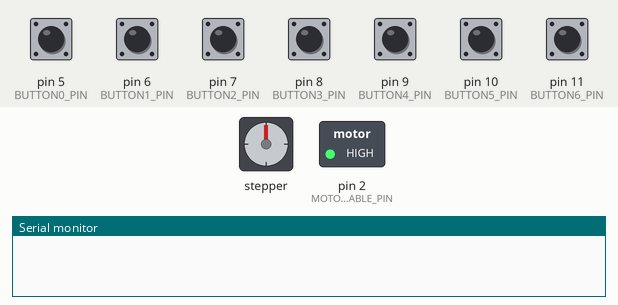
This sketch was run on a simulated Arduino Uno, built with avr-gcc and run on an emulated ATmega328P. On the bench: stepper motor, switched loads named in the sketch (green lamp = pin HIGH), the last lines printed to the serial monitor. The inputs (shaded band) are chosen by the test bench; at power-on: pin 5 (BUTTON0_PIN), pin 6 (BUTTON1_PIN), pin 7 (BUTTON2_PIN), pin 8 (BUTTON3_PIN), pin 9 (BUTTON4_PIN), pin 10 (BUTTON5_PIN), pin 11 (BUTTON6_PIN) HIGH. Stepper angles assume 200 steps per turn.

Above: at 1.2 s.
1.3 s: pin 6 (BUTTON1_PIN) pulled LOW for 0.15 s
At 1.72 s:
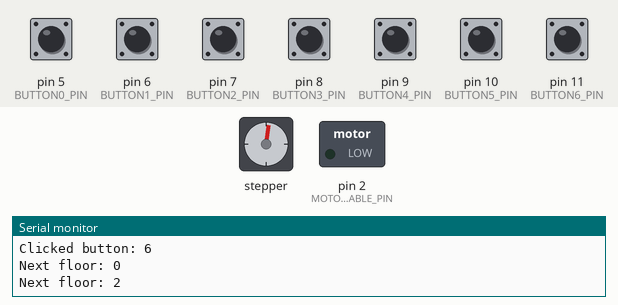
At 2.37 s:
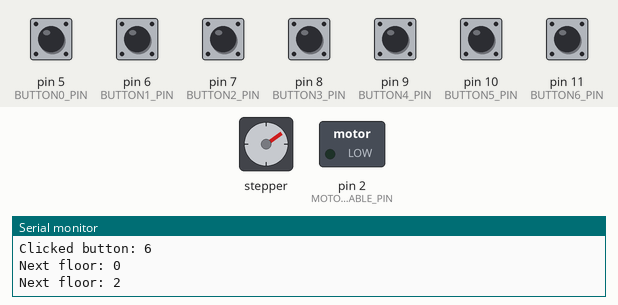
4.3 s: pin 5 (BUTTON0_PIN) pulled LOW for 0.15 s
At 4.49 s:
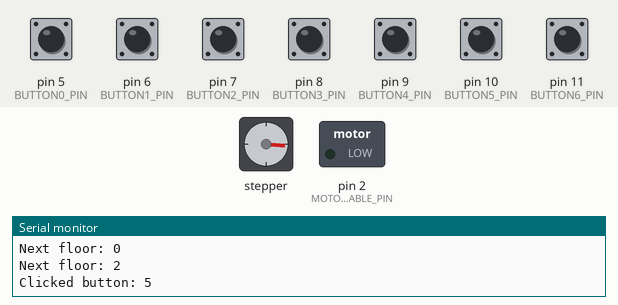
7.4 s: pin 7 (BUTTON2_PIN) pulled LOW for 0.15 s
At 8.11 s:
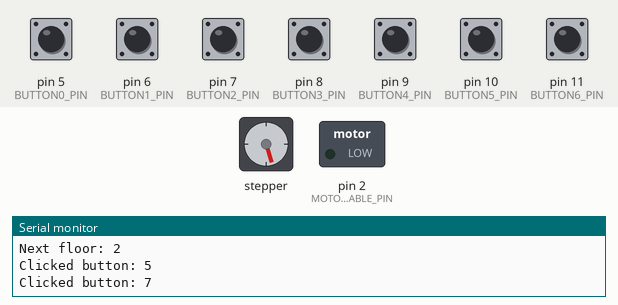
10.4 s: pin 8 (BUTTON3_PIN) pulled LOW for 0.15 s
13.4 s: pin 9 (BUTTON4_PIN) pulled LOW for 0.15 s
16.5 s: pin 10 (BUTTON5_PIN) pulled LOW for 0.15 s
Timing chart, 0 to 20.6 s (numbered marks = the images above; inputs shaded):
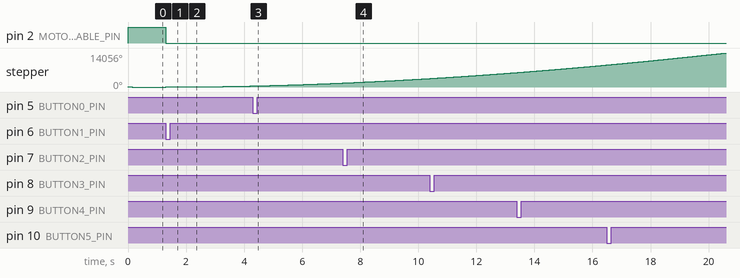

The sketch:

main.ino
```cpp
#include "AccelStepper.h"
#include "elevator.h"
#include "config.h"

ElevatorButtons callers;
Elevator elevator(callers);

void setup() {
    Serial.begin(SERIAL_BAUDRATE);

    callers.begin();
    elevator.begin();
}

void loop() {
    callers.update();
    elevator.update();
}
```

elevator.h
```cpp
#pragma once

#include "AccelStepper.h"
#include "elevator_button.h"

#include "config.h"

class Elevator {
public:
    Elevator(ElevatorButtons& callers) :
        enable_pin(MOTOR_ENABLE_PIN),
        callers(&callers),
        driver(MOTOR_INTERFACE_TYPE, MOTOR_STEP_PIN, MOTOR_DIR_PIN)
    {
    }

    void begin() {
        pinMode(this->enable_pin, OUTPUT);

        this->driver.setMaxSpeed(MOTOR_MAX_SPEED);
        this->driver.setAcceleration(MOTOR_ACCELERATION);
        this->driver.setSpeed(MOTOR_SPEED);

        this->state = State::TURN_OFF;
    }

    void update() {
        this->update_state();
        this->driver.run();
    }

private:
    enum State {
        IDLE,

        TURN_OFF,
        TURN_ON,

        GOTO_FLOOR_1,
        MOVE_TO_FLOOR_1,
        GOING_TO_FLOOR_1,
        GOTO_FLOOR_2,
        MOVE_TO_FLOOR_2,
        GOING_TO_FLOOR_2,
        GOTO_FLOOR_3,
        MOVE_TO_FLOOR_3,
        GOING_TO_FLOOR_3,

        WAITING_ON_FLOOR
    };

    AccelStepper driver;
    ElevatorButtons* callers;

    State state = IDLE;
    State goto_state = IDLE;
    uint8_t enable_pin = 0;

    uint32_t current_pos = 0;

    uint32_t start_wait_time = 0;

    void update_state() {
        switch(this->state) {
            case IDLE:
                this->goto_next_called();
                break;

            case TURN_OFF:
                digitalWrite(this->enable_pin, HIGH);
                this->handle_goto_state();
                break;

            case TURN_ON:
                digitalWrite(this->enable_pin, LOW);
                this->handle_goto_state();
                break;

            case GOTO_FLOOR_1:
                this->state = State::TURN_ON;
                this->goto_state = State::MOVE_TO_FLOOR_1;
                break;
            case MOVE_TO_FLOOR_1:
                this->driver.move(ELEVATOR_FLOOR1_POS - this->current_pos);

                this->state = State::GOING_TO_FLOOR_1;
                break;
            case GOING_TO_FLOOR_1:
                if (this->driver.distanceToGo() == 0) {
                    this->current_pos = ELEVATOR_FLOOR1_POS;
                    this->start_wait_time = millis();

                    this->state = State::TURN_OFF;
                    this->goto_state = State::WAITING_ON_FLOOR;
                }
                break;

            case GOTO_FLOOR_2:
                this->state = State::TURN_ON;
                this->goto_state = State::MOVE_TO_FLOOR_2;
                break;
            case MOVE_TO_FLOOR_2:
                this->driver.move(ELEVATOR_FLOOR2_POS - this->current_pos);

                this->state = State::GOING_TO_FLOOR_2;
                break;
            case GOING_TO_FLOOR_2:
                if (this->driver.distanceToGo() == 0) {
                    this->current_pos = ELEVATOR_FLOOR2_POS;
                    this->start_wait_time = millis();

                    this->state = State::TURN_OFF;
                    this->goto_state = State::WAITING_ON_FLOOR;
                }
                break;

            case GOTO_FLOOR_3:
                this->state = State::TURN_ON;
                this->goto_state = State::MOVE_TO_FLOOR_3;
                break;
            case MOVE_TO_FLOOR_3:
                this->driver.move(ELEVATOR_FLOOR3_POS - this->current_pos);

                this->state = State::GOING_TO_FLOOR_3;
                break;
            case GOING_TO_FLOOR_3:
                if (this->driver.distanceToGo() == 0) {
                    this->current_pos = ELEVATOR_FLOOR3_POS;
                    this->start_wait_time = millis();

                    this->state = State::TURN_OFF;
                    this->goto_state = State::WAITING_ON_FLOOR;
                }
                break;

            case WAITING_ON_FLOOR:
                if(millis() - this->start_wait_time < ELEVATOR_WAIT_TIME_MS) break;

                this->state = State::IDLE;
                break;

            default:
                break;
        }
    }

    void goto_next_called() {
        switch(this->callers->next_floor()) {
            case 1:
                this->state = State::GOTO_FLOOR_1;
                break;
            case 2:
                this->state = State::GOTO_FLOOR_2;
                break;
            case 3:
                this->state = State::GOTO_FLOOR_3;
                break;

            default:
                break;
        }
    }

    void handle_goto_state() {
        this->state = this->goto_state;
        this->goto_state = State::IDLE;
    }
};
```

elevator_button.h
```cpp
#pragma once

#include <stdint.h>

#include "config.h"
#include "queue.h"

class ElevatorButton {
public:
    ElevatorButton(int pin, int floor, bool going_up) :
        pin(pin),
        floor(floor),
        going_up(going_up)
    {}

    void begin() {
        pinMode(this->pin, INPUT_PULLUP);
    }

    void update() {
        if(this->pin == 0) return;

        bool reading = digitalRead(this->pin);

        if (reading != this->last_reading) {
            this->last_debounce_time = millis();
        }

        if (millis() - this->last_debounce_time > 0) {
            if (reading != this->stable_state) {
                this->stable_state = reading;

                if (this->stable_state == LOW) {
                    this->clicked = true;
                }
            }
        }

        this->last_reading = reading;
    }

    void handle_if_clicked(StaticQueue<int>& queue) {
        if(this->clicked) {
            Serial.print("Clicked button: ");
            Serial.println(this->pin);
            queue.push_unique(this->floor);
            this->clicked = false;
        }
    }

private:
    uint8_t pin;
    uint8_t floor;
    bool going_up;
    bool clicked;

    bool stable_state;
    bool last_reading;
    uint32_t last_debounce_time;
    uint32_t last_release_time;
};

class ElevatorButtons {
public:
    ElevatorButtons() :
        b0(BUTTON0_PIN, 1, true),
        b1(BUTTON1_PIN, 2, false),
        b2(BUTTON2_PIN, 2, true),
        b3(BUTTON3_PIN, 3, false),
        b4(BUTTON4_PIN, 1, false),
        b5(BUTTON5_PIN, 2, false),
        b6(BUTTON6_PIN, 3, false)
    {}

    void begin() {
        this->b0.begin();
        this->b1.begin();
        this->b2.begin();
        this->b3.begin();
        this->b4.begin();
        this->b5.begin();
        this->b6.begin();
    }

    void update() {
        this->b0.update();
        this->b0.handle_if_clicked(this->queue);

        this->b1.update();
        this->b1.handle_if_clicked(this->queue);

        this->b2.update();
        this->b2.handle_if_clicked(this->queue);

        this->b3.update();
        this->b3.handle_if_clicked(this->queue);

        this->b4.update();
        this->b4.handle_if_clicked(this->queue);

        this->b5.update();
        this->b5.handle_if_clicked(this->queue);

        this->b6.update();
        this->b6.handle_if_clicked(this->queue);
    }

    int next_floor() {
        if (this->queue.empty()) return -1;

        int floor = this->queue.peek();
        this->queue.pop();

        Serial.print("Next floor: ");
        Serial.println(floor);

        return floor;
    }

private:
    ElevatorButton b0;
    ElevatorButton b1;
    ElevatorButton b2;
    ElevatorButton b3;
    ElevatorButton b4;
    ElevatorButton b5;
    ElevatorButton b6;

    StaticQueue<int> queue;
};
```

queue.h
```cpp
#pragma once

#include <stdint.h>

template<class T>
class StaticQueue {
private:
    static const constexpr uint32_t MAX_SIZE = 256;

public:
    bool empty() const {
        return !this->size;
    }

    bool exists(const T& e) const {
        if(this->empty()) return false;

        uint32_t it = this->head;
        for(uint32_t it = this->head; it != this->tail; it = (it + 1) % MAX_SIZE) {
            if(this->data[it] == e) return true;
        }

        return false;
    }

    bool push_unique(const T& e) {
        if(this->exists(e)) return false;

        this->push(e);

        return true;
    }

    bool push(const T& e) {
        if (this->size >= MAX_SIZE) return false;

        this->tail = (this->tail + 1) % MAX_SIZE;

        this->data[this->tail] = e;
        this->size++;

        return true;
    }

    bool pop() {
        if (this->empty()) return false;

        if(this->head == this->tail) {
            this->head = this->tail = 0;
        } else {
            this->head = (this->head + 1) % MAX_SIZE;
        }

        return true;
    }

    const T& peek() const {
        return this->data[this->head];
    }

    T& peek() {
        return this->data[this->head];
    }

private:
    T data[MAX_SIZE];
    uint32_t size = 0;

    uint32_t head = 0;
    uint32_t tail = 0;
};
```

config.h
```cpp
#pragma once

#define SERIAL_BAUDRATE         115200

#define MOTOR_ENABLE_PIN        2
#define MOTOR_DIR_PIN           3
#define MOTOR_STEP_PIN          4
#define MOTOR_INTERFACE_TYPE    1
#define MOTOR_MAX_SPEED         1000
#define MOTOR_ACCELERATION      50
#define MOTOR_SPEED             200

#define ELEVATOR_WAIT_TIME_MS   5000
#define ELEVATOR_FLOOR1_POS     0
#define ELEVATOR_FLOOR2_POS     15000
#define ELEVATOR_FLOOR3_POS     26000


#define BUTTON0_PIN             5 //5
#define BUTTON1_PIN             6 //6
#define BUTTON2_PIN             7 //7
#define BUTTON3_PIN             8 //8
#define BUTTON4_PIN             9 //9
#define BUTTON5_PIN             10 //10
#define BUTTON6_PIN             11 //11
```

Measured:
- after the input at 1.3 s, pin 2 (MOTOR_ENABLE_PIN): HIGH → LOW at once; stepper: keeps turning clockwise at about 148°/s, starting at once
